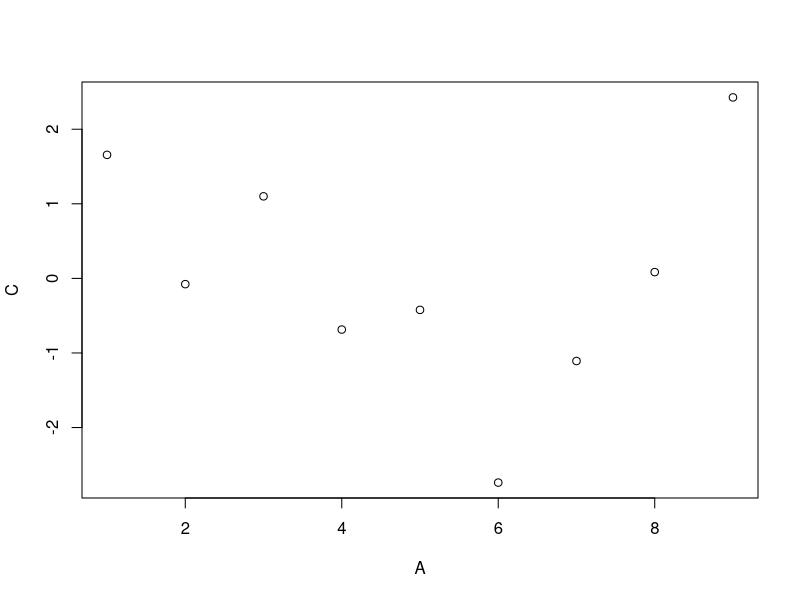

This chart was generated by the following R code:
# Data.table

# Obs: Caso tenha problemas com a acentuação, consulte este link:
# https://support.rstudio.com/hc/en-us/articles/200532197-Character-Encoding

# Configurando o diretório de trabalho
# Coloque entre aspas o diretório de trabalho que você está usando no seu computador
# Não use diretórios com espaço no nome
setwd("C:/FCD/BigDataRAzure/Cap07")
getwd()

# Instalando os pacotes
install.packages("data.table")
library(data.table)


# Criando 2 vetores
vec1 <- c(1, 2, 3, 4)
vec2 <- c('Vermelho', 'Verde', 'Marrom', 'Laranja')


# Criando um data.table
?data.table
dt1 <- data.table(vec1, vec2)
dt1
class(dt1)

# Slicing do data.table
dt2 <- data.table(A = 1:9, B = c("Z", "W", "Q"), C = rnorm(9), D = TRUE)
dt2
class(dt2)
dt2[1,1]
dt2[3:5,]
dt2[, .(B, C)]

# Aplicando função ao data.table
dt2[, .(Total = sum(A), Mean = mean(C))]
dt2[, plot(A, C)]
dt2[, .(MySum = sum(A)), by = .(Grp = A%%2)]

# Definindo valores por grupos
dt3 <- data.table(B = c("a", "b", "c", "d", "e", "a", "b", "c", "d", "e"), 
                  val = as.integer(c(6:10, 1:5)))
dt3

# Operações com data.tables
dt4 <- data.table(A = rep(letters[2:1], each = 4L), 
                  B = rep(1:4, each = 2L), 
                  C = sample(8))

dt4
new_dt4 <- dt4[, sum(C), by = A]
new_dt4
class(new_dt4)
new_dt4[order(A)]

new_dt4 <- dt4[, sum(B), by = A][order(A)]
new_dt4

# Iris
dt5 <- as.data.table(iris)
dt5
dt5[, .(Sepal.Length = median(Sepal.Length),
         Sepal.Width = median(Sepal.Width),
         Petal.Length = median(Petal.Length),
         Petal.Width = median(Petal.Width)),
     by = Species]

# O parâmetro .SD significa Subset Data e um subset é criado considerando a coluna Species e depois 
# é calculda a mediana. O resultado deve ser igual ao comando anterior. 
# O .SD faz parte da notação do pacote data.table.
dt5[, lapply(.SD, median), by = Species]












